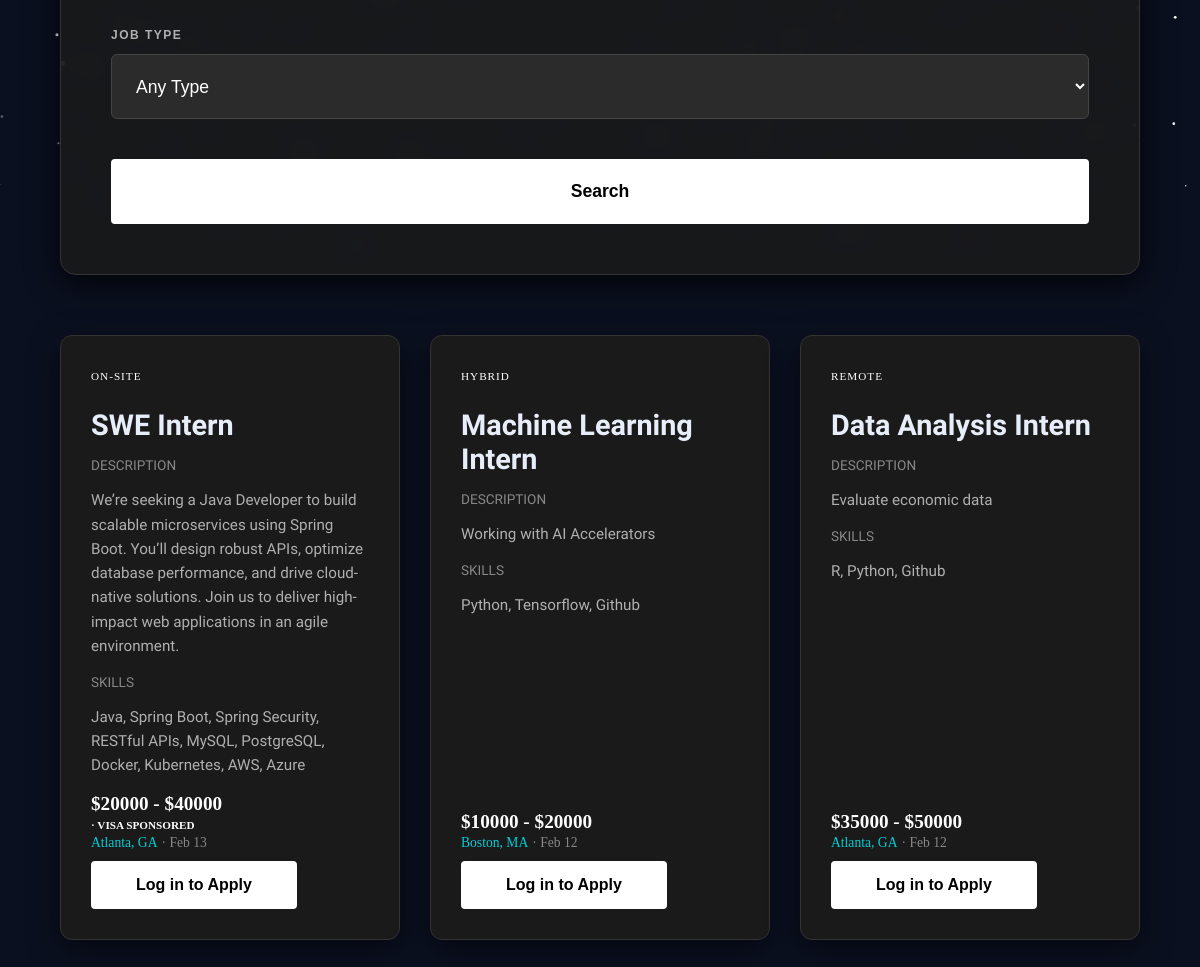
The app's page /jobs/ (lower part), older data.
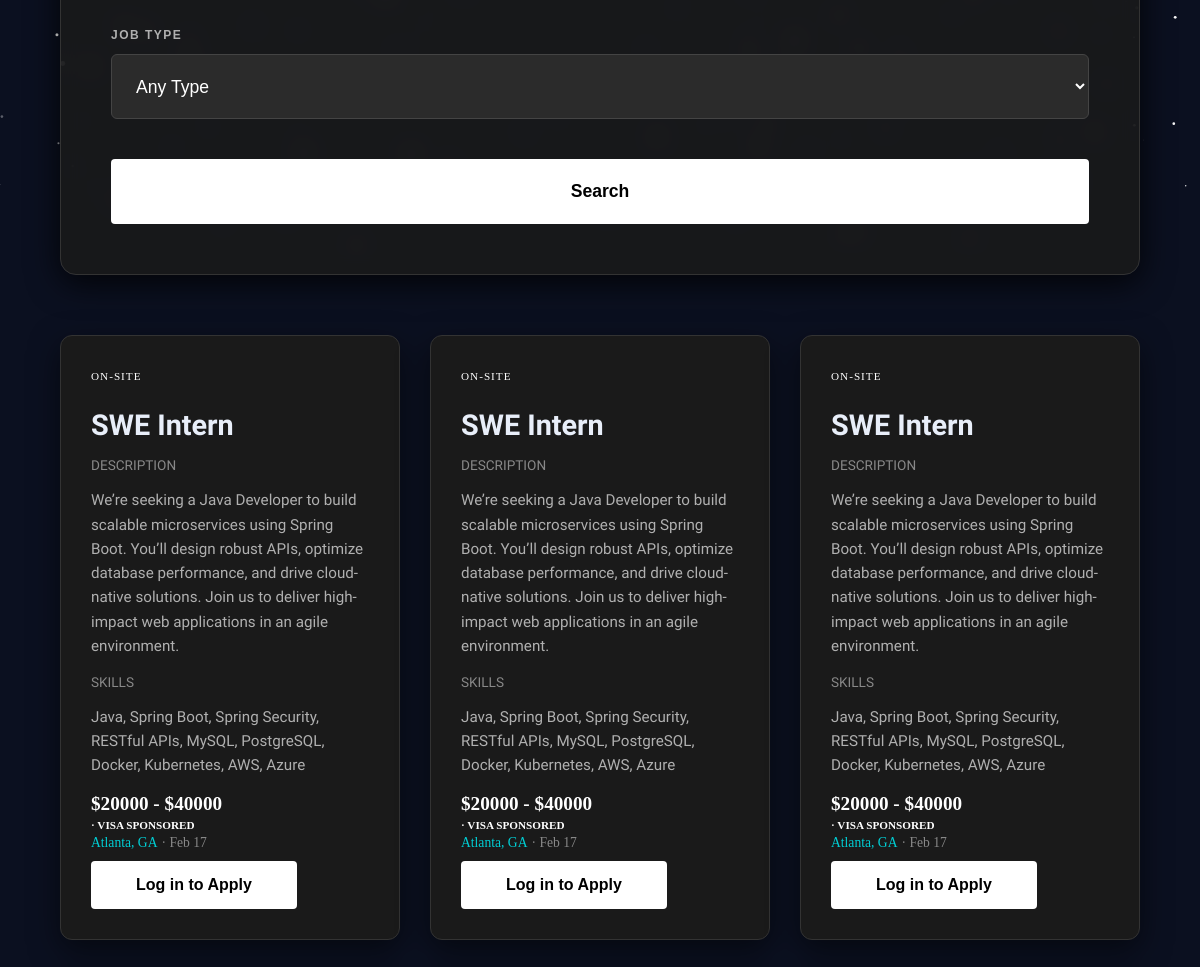
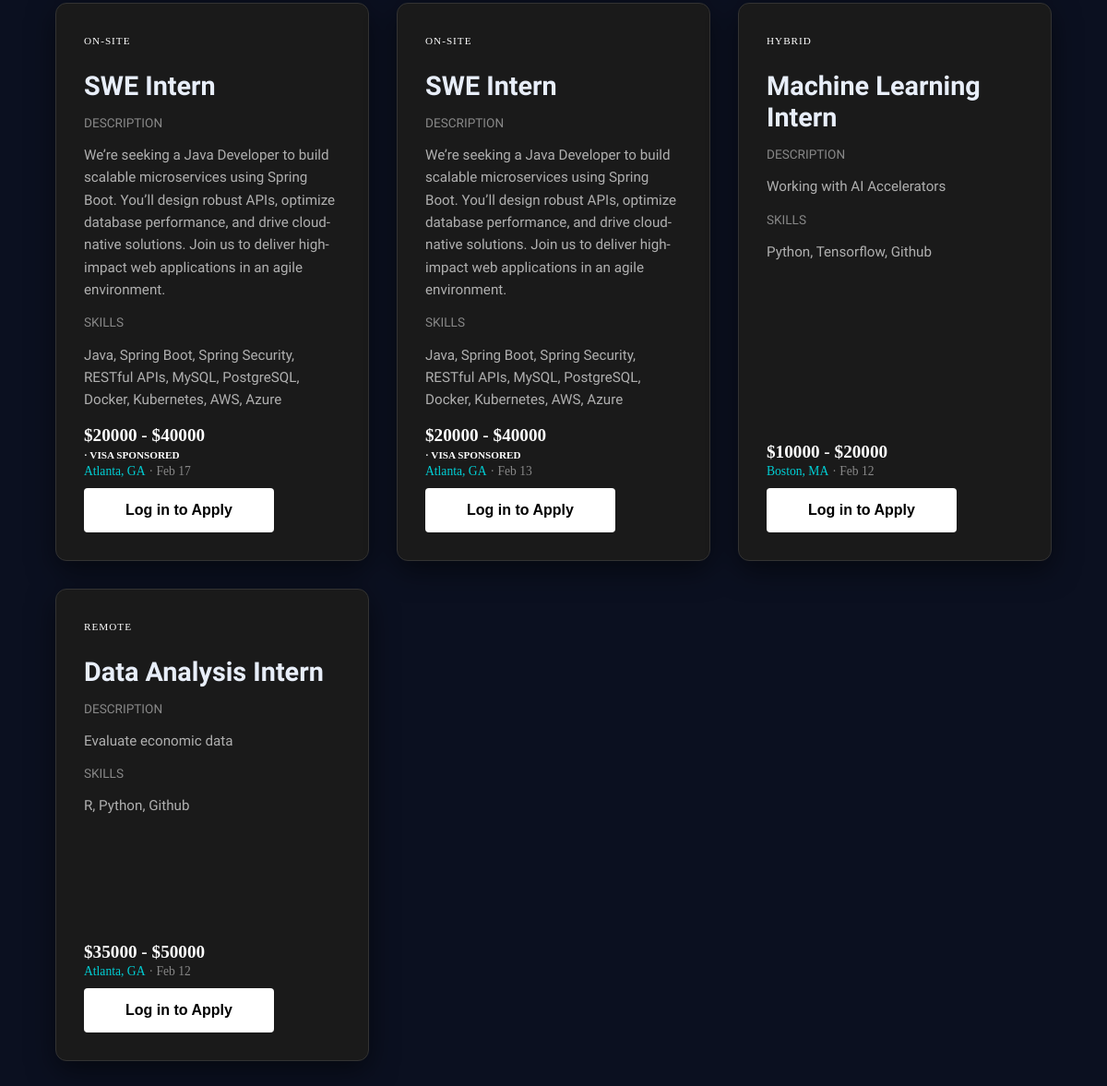
The same page, newer data (2 pictures, top to bottom).
### jobs/models.py (models this page shows, shortened)
class Job(models.Model):
    JOB_TYPES = [
        ('remote', 'Remote'),
        ('onsite', 'On-site'),
        ('hybrid', 'Hybrid'),
    ]
    recruiter = models.ForeignKey(User, on_delete=models.CASCADE)
    title = models.CharField(max_length=200)
    description = models.TextField()
    location = models.CharField(max_length=200)
    salary_min = models.IntegerField()
    salary_max = models.IntegerField()
    skills_required = models.CharField(max_length=500, help_text="Comma-separated skills")
    job_type = models.CharField(max_length=10, choices=JOB_TYPES)
    visa_sponsorship = models.BooleanField(default=False)
    posted_at = models.DateTimeField(auto_now_add=True)
    location_lat = models.DecimalField(decimal_places=4, max_digits=7)
    location_long = models.DecimalField(decimal_places=4, max_digits=7)

### jobs/views.py (the view, shortened to what this page needs)
# urls.py: path('', views.job_list, name='jobs.index'),
def job_list(request):
    jobs = Job.objects.all()
    title_query = request.GET.get('title')
    location_query = request.GET.get('location')
    job_type_query = request.GET.get('job_type')
    visa_query = request.GET.get('visa_sponsorship')
    if title_query:
        jobs = jobs.filter(title__icontains=title_query)
    if location_query:
        jobs = jobs.filter(location__icontains=location_query)
    if job_type_query:
        jobs = jobs.filter(job_type=job_type_query)
    if visa_query == 'on':
        jobs = jobs.filter(visa_sponsorship=True)
    jobs = jobs.order_by("-posted_at")
    context = {
        'jobs': jobs,
        'values': request.GET
    }
    return render(request, 'jobs/job_list.html', context)

### jobs/templates/jobs/job_list.html (shortened to what this page needs)
{% extends 'base.html' %}
{% load static %}
{% block content %}
<div class="main-scroll-area">
    <div class="jobs-list-wrapper" style="width: 90%; max-width: 1200px; margin: 50px auto;">
        <div class="filter-glass-card">
            <form method="GET" action=".">
                <div class="filter-group">
                    <label class="filter-label">Job Type</label>
                    <select name="job_type" class="filter-custom-input" style="appearance: auto;">
                        <option value="">Any Type</option>
                    </select>
                </div>
                <div class="search-button-wrapper">
                    <button type="submit" class="btn-save" style="width: 100%; height: 65px; font-size: 1.1rem;">Search</button>
                </div>
            </form>
        </div>
        <div class="jobs-grid">
            {% for job in jobs %}
            <div class="job-portrait-card">
                <div>
                    <div class="mb-3">
                        <span class="badge border border-secondary text-secondary" style="font-size: 0.7rem; letter-spacing: 1px;">
                            {{ job.get_job_type_display|upper }}
                        </span>
                    </div>
                    <h2 style="font-family: 'Sora', serif; font-size: 1.8rem; margin-bottom: 15px;">{{ job.title }}</h2>
                    <p style="color: #888; font-size: 0.85rem;">DESCRIPTION</p>
                    <p style="color: #b0b0b0; font-size: 0.95rem; line-height: 1.6;">
                        {{ job.description|truncatewords:35 }}
                    </p>
                    <p style="color: #888; font-size: 0.85rem;">SKILLS</p>
                    <p style="color: #b0b0b0; font-size: 0.95rem; line-height: 1.6;">
                        {{ job.skills_required|truncatewords:20 }}
                    </p>
                </div>
                <div class="mt-4 pt-4 border-top border-secondary">
                    <div class="d-flex justify-content-between align-items-center mb-3">
                        <span style="color: #ffffff; font-weight: bold; font-size: 1.2rem;">${{ job.salary_min }} - ${{ job.salary_max }}</span>
                    </div>
                    <div class="d-flex justify-content-between align-items-center mb-3">
                        {% if job.visa_sponsorship %}
                        <span style="color: #ffffff; font-weight: bold; font-size: 0.7rem;"> ·  VISA SPONSORED</span>
                        {% else %}
                        <span></span>
                        {% endif %}
                    </div>
                    <div class="d-flex justify-content-between align-items-center">
                        <span style="color: #00cfd5; font-size: 0.85rem;">{{ job.location }}</span>
                        <span style="color: #888; font-size: 0.85rem;"> ·  {{ job.posted_at|date:"M d" }}</span>
                    </div>
                    <div style="margin-top: 10px;">
                        {% if user.is_authenticated %}
                            {% if job.user_has_applied %}
                                <span style="color:#00cfd5; font-weight:bold;">Already Applied</span>
                            {% else %}
                                <a href="{% url 'applications.apply' job.id %}"
                                   class="btn-save"
                                   style="display:inline-block; padding:8px 12px; background-color:#4CAF50; color:white; text-decoration:none; border-radius:4px;">
                                   Apply Now
                                </a>
                            {% endif %}
                        {% else %}
                            <a href="{% url 'accounts.login' %}" class="btn-save"
                               style="display:inline-block; padding:8px 12px; background-color:#4CAF50; color:white; text-decoration:none; border-radius:4px;">
                               Log in to Apply
                            </a>
                        {% endif %}
                    </div>
                </div>
            </div>
            {% empty %}
            <div class="col-12 text-center py-5">
                <p style="color: #ffffff; font-size: 1.2rem; white-space: nowrap; margin-bottom: 30px;">No star-worthy roles found for your search criteria.</p>
                <a href="." class="btn-cancel" style="display: inline-block;">Clear All Filters</a>
            </div>
            {% endfor %}
        </div>
    </div>
</div>
{% endblock %}

### careerconnect/templates/base.html (shortened to what this page needs)
<!DOCTYPE html>
    <html>
    {% load static %}
    <head>
        <link rel="stylesheet" type="text/css" href="{% static 'css/style.css' %}">
    </head>
    <body>
        {% block content %}
        {% endblock content %}
    </body>
    </html>

### careerconnect/static/css/style.css (style rules this page uses)
body { background-color: #0b1020; overflow: hidden; margin: 0; }
h2 { color: #e8eef9; font-family: 'Sora', 'Times New Roman', serif; }
p { font-size: 20px; font-family: 'Sora', 'Times New Roman', serif; }
.main-scroll-area { position: fixed; top: 100px; left: 0; width: 100%; height: calc(100vh - 90px); overflow-y: auto; z-index: 10; display: flex; justify-content: center; align-items: flex-start; scrollbar-width: thin; scrollbar-color: #2b2b2b #050505; }
* { scrollbar-width: thin; scrollbar-color: #2b2b2b #050505; }
.btn-save { background-color: white !important; color: black !important; font-family: sans-serif !important; font-weight: bold !important; padding: 15px 45px !important; border: none !important; border-radius: 4px !important; transition: 0.3s; }
.jobs-grid { display: grid; grid-template-columns: repeat(auto-fill, minmax(300px, 1fr)); gap: 30px; width: 100%; margin-top: 20px; }
.job-portrait-card { background-color: #1a1a1a; border: 1px solid #333; border-radius: 12px; padding: 30px; display: flex; flex-direction: column; justify-content: space-between; min-height: 450px; transition: transform 0.3s ease, border-color 0.3s ease; text-decoration: none; color: white; box-shadow: 0 10px 30px rgba(0, 0, 0, 0.5); }
.filter-glass-card { background-color: rgba(26, 26, 26, 0.85); backdrop-filter: blur(10px); border: 1px solid #333; border-radius: 16px; padding: 50px; margin-bottom: 60px; box-shadow: 0 8px 32px rgba(0, 0, 0, 0.8); box-sizing: border-box; }
.filter-group { margin-bottom: 30px; width: 100%; }
.filter-label { font-family: sans-serif; color: #b0b0b0; font-size: 0.75rem; font-weight: 600; text-transform: uppercase; letter-spacing: 1.5px; margin-bottom: 12px; display: block; }
.filter-custom-input { background-color: #2b2b2b !important; border: 1px solid #444 !important; color: #ffffff !important; width: 100%; height: 65px; padding: 0 20px !important; border-radius: 6px; font-size: 1.1rem; transition: border-color 0.3s ease; box-sizing: border-box; }
.search-button-wrapper { margin-top: 40px; display: flex; }

Row changes from the older to the newer data that the page shows:
added Job: job_type "ON-SITE", title "SWE Intern", description "We’re seeking a Java Developer to build scalable microservices using Spring Boot. You’ll design robust APIs, optimize database performance, and drive cloud-native solutions. Join us to deliver high-impact web applications in an agile environment.", skills_required "Java, Spring Boot, Spring Security, RESTful APIs, MySQL, PostgreSQL, Docker, Kubernetes, AWS, Azure", salary_min "20000", salary_max "40000", visa_sponsorship "· VISA SPONSORED", location "Atlanta, GA", posted_at "Feb 17"
added Job: job_type "ON-SITE", title "SWE Intern", description "We’re seeking a Java Developer to build scalable microservices using Spring Boot. You’ll design robust APIs, optimize database performance, and drive cloud-native solutions. Join us to deliver high-impact web applications in an agile environment.", skills_required "Java, Spring Boot, Spring Security, RESTful APIs, MySQL, PostgreSQL, Docker, Kubernetes, AWS, Azure", salary_min "20000", salary_max "40000", visa_sponsorship "· VISA SPONSORED", location "Atlanta, GA", posted_at "Feb 17"
added Job: job_type "ON-SITE", title "SWE Intern", description "We’re seeking a Java Developer to build scalable microservices using Spring Boot. You’ll design robust APIs, optimize database performance, and drive cloud-native solutions. Join us to deliver high-impact web applications in an agile environment.", skills_required "Java, Spring Boot, Spring Security, RESTful APIs, MySQL, PostgreSQL, Docker, Kubernetes, AWS, Azure", salary_min "20000", salary_max "40000", visa_sponsorship "· VISA SPONSORED", location "Atlanta, GA", posted_at "Feb 17"
added Job: job_type "ON-SITE", title "SWE Intern", description "We’re seeking a Java Developer to build scalable microservices using Spring Boot. You’ll design robust APIs, optimize database performance, and drive cloud-native solutions. Join us to deliver high-impact web applications in an agile environment.", skills_required "Java, Spring Boot, Spring Security, RESTful APIs, MySQL, PostgreSQL, Docker, Kubernetes, AWS, Azure", salary_min "20000", salary_max "40000", visa_sponsorship "· VISA SPONSORED", location "Atlanta, GA", posted_at "Feb 17"
